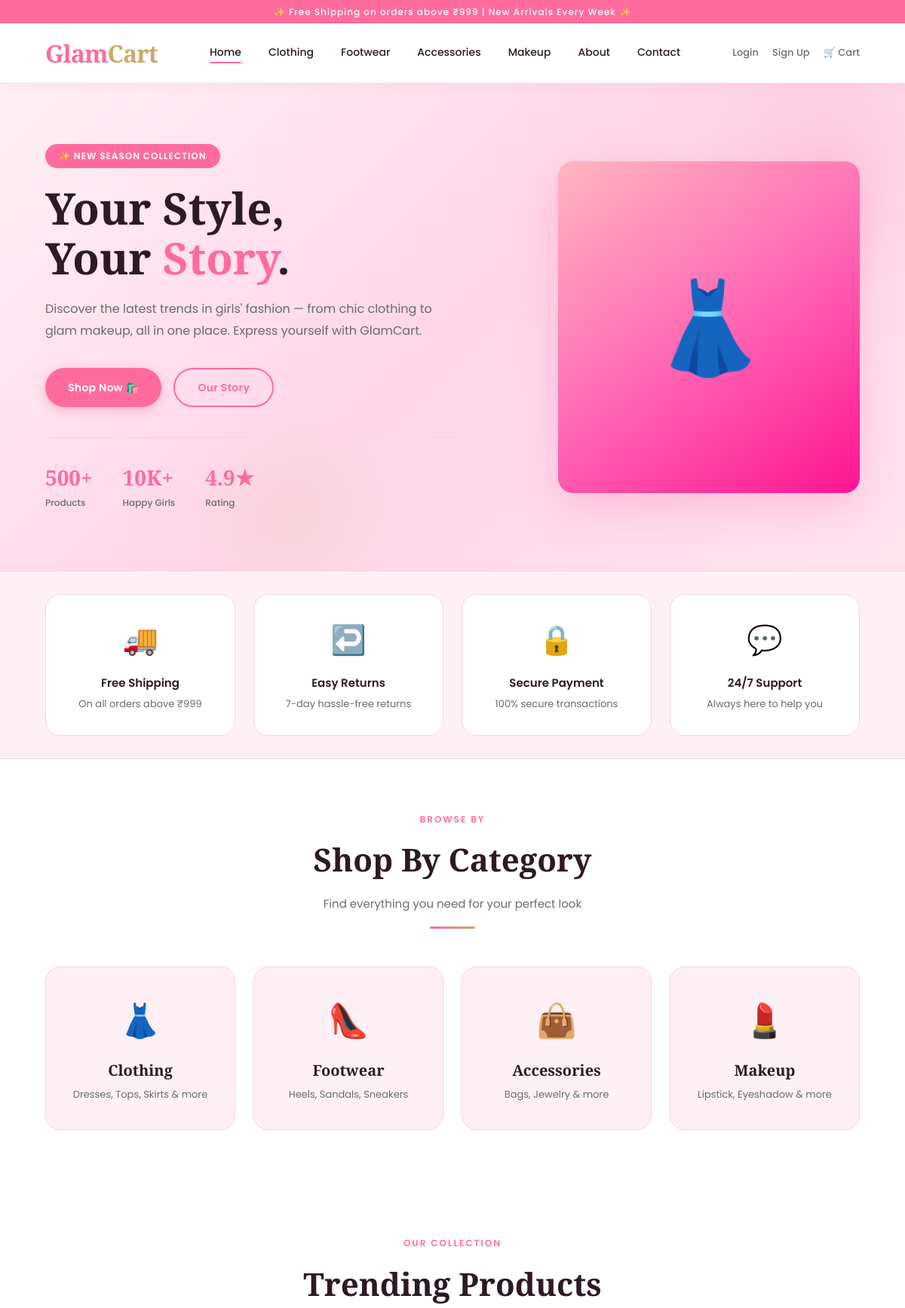
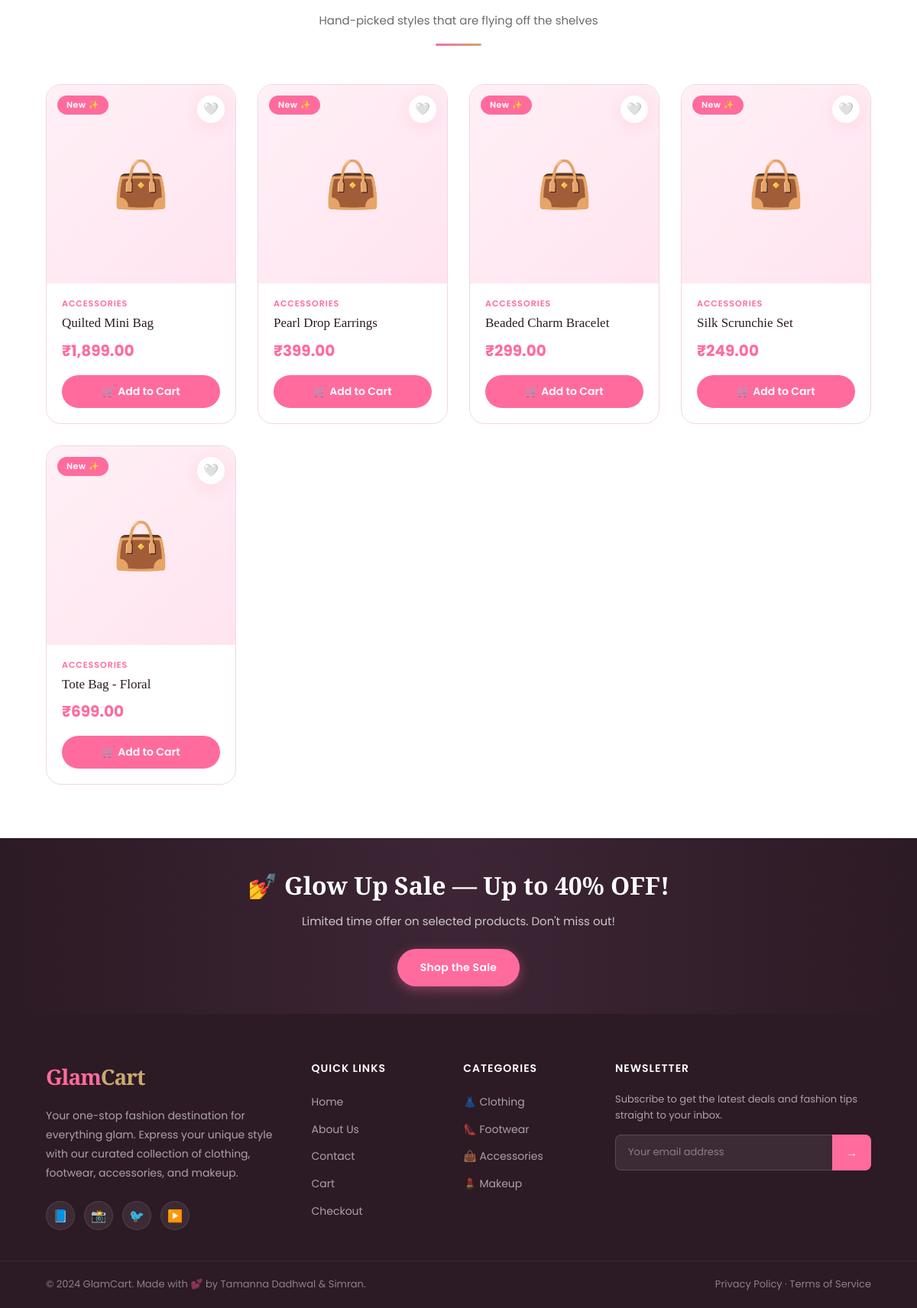
/index.php?cat=3, run on the app's committed database (2 pictures, top to bottom).
### tables this page shows
CREATE TABLE IF NOT EXISTS products (
    id INT AUTO_INCREMENT PRIMARY KEY,
    name VARCHAR(200) NOT NULL,
    description TEXT,
    price DECIMAL(10,2) NOT NULL,
    image VARCHAR(255) NOT NULL,
    category_id INT,
    stock INT DEFAULT 10,
    created_at TIMESTAMP DEFAULT CURRENT_TIMESTAMP,
    FOREIGN KEY (category_id) REFERENCES categories(id) ON DELETE SET NULL
);

CREATE TABLE IF NOT EXISTS categories (
    id INT AUTO_INCREMENT PRIMARY KEY,
    name VARCHAR(100) NOT NULL
);

### index.php (the view, shortened to what this page needs)
<?php
require_once 'db.php';
$products_result = mysqli_query($conn, "
    SELECT p.*, c.name AS category_name
    FROM products p
    LEFT JOIN categories c ON p.category_id = c.id
    ORDER BY p.created_at DESC
    LIMIT 8
");
?>
<!DOCTYPE html>
<html lang="en">
<head>
    <link rel="stylesheet" href="style.css">
</head>
<body>
<header>
    <div class="nav-top">✨ Free Shipping on orders above ₹999 | New Arrivals Every Week ✨</div>
    <div class="navbar">
        <a href="index.php" class="logo">Glam<span>Cart</span></a>
        <nav class="nav-links">
            <a href="index.php" class="active">Home</a>
            <a href="index.php?cat=1">Clothing</a>
            <a href="index.php?cat=2">Footwear</a>
            <a href="index.php?cat=3">Accessories</a>
            <a href="index.php?cat=4">Makeup</a>
            <a href="about.php">About</a>
            <a href="contact.php">Contact</a>
        </nav>
        <div class="nav-actions">
            <?php if (isset($_SESSION['user_id'])): ?>
                <a href="#">👋 <?php echo htmlspecialchars($_SESSION['user_name']); ?></a>
                <?php if ($_SESSION['user_role'] === 'admin'): ?>
                    <a href="admin.php">🛠 Admin</a>
                <?php endif; ?>
                <a href="logout.php">Logout</a>
            <?php else: ?>
                <a href="login.php">Login</a>
                <a href="signup.php">Sign Up</a>
            <?php endif; ?>
            <a href="cart.php">
                🛒 Cart
            </a>
        </div>
    </div>
</header>
<section class="hero">
    <div class="hero-content">
        <span class="hero-badge">✨ New Season Collection</span>
        <h1>Your Style,<br>Your <span>Story</span>.</h1>
        <p>Discover the latest trends in girls' fashion — from chic clothing to glam makeup, all in one place. Express yourself with GlamCart.</p>
        <div class="hero-btns">
            <a href="#products" class="btn btn-primary">Shop Now 🛍️</a>
            <a href="about.php" class="btn btn-outline">Our Story</a>
        </div>
        <div class="hero-stats">
            <div class="hero-stat">
                <h3>500+</h3>
                <p>Products</p>
            </div>
            <div class="hero-stat">
                <h3>10K+</h3>
                <p>Happy Girls</p>
            </div>
            <div class="hero-stat">
                <h3>4.9★</h3>
                <p>Rating</p>
            </div>
        </div>
    </div>
    <div class="hero-image">
        <div style="width:400px;height:440px;background:linear-gradient(145deg,#FFB6C1,#FF69B4,#FF1493);border-radius:20px;display:flex;align-items:center;justify-content:center;font-size:120px;box-shadow:0 20px 60px rgba(255,105,180,0.3);">
            👗
        </div>
    </div>
</section>
<div style="background:var(--pink-pale);border-top:1px solid var(--border);border-bottom:1px solid var(--border);">
    <div class="section" style="padding-top:30px;padding-bottom:30px;">
        <div class="features-grid">
            <div class="feature-card">
                <div class="icon">🚚</div>
                <h4>Free Shipping</h4>
                <p>On all orders above ₹999</p>
            </div>
            <div class="feature-card">
                <div class="icon">↩️</div>
                <h4>Easy Returns</h4>
                <p>7-day hassle-free returns</p>
            </div>
            <div class="feature-card">
                <div class="icon">🔒</div>
                <h4>Secure Payment</h4>
                <p>100% secure transactions</p>
            </div>
            <div class="feature-card">
                <div class="icon">💬</div>
                <h4>24/7 Support</h4>
                <p>Always here to help you</p>
            </div>
        </div>
    </div>
</div>
<div class="section">
    <div class="section-header">
        <span class="section-label">Browse By</span>
        <h2>Shop By Category</h2>
        <p>Find everything you need for your perfect look</p>
        <div class="divider"></div>
    </div>
    <div class="categories-grid">
        <a href="index.php?cat=1" class="category-card">
            <span class="category-icon">👗</span>
            <h3>Clothing</h3>
            <p>Dresses, Tops, Skirts & more</p>
        </a>
        <a href="index.php?cat=2" class="category-card">
            <span class="category-icon">👠</span>
            <h3>Footwear</h3>
            <p>Heels, Sandals, Sneakers</p>
        </a>
        <a href="index.php?cat=3" class="category-card">
            <span class="category-icon">👜</span>
            <h3>Accessories</h3>
            <p>Bags, Jewelry & more</p>
        </a>
        <a href="index.php?cat=4" class="category-card">
            <span class="category-icon">💄</span>
            <h3>Makeup</h3>
            <p>Lipstick, Eyeshadow & more</p>
        </a>
    </div>
</div>
<div class="section" id="products">
    <div class="section-header">
        <span class="section-label">Our Collection</span>
        <h2>Trending Products</h2>
        <p>Hand-picked styles that are flying off the shelves</p>
        <div class="divider"></div>
    </div>
    <?php
    if (isset($_GET['cat']) && is_numeric($_GET['cat'])) {
        $cat_id = (int)$_GET['cat'];
        $products_result = mysqli_query($conn, "
            SELECT p.*, c.name AS category_name
            FROM products p
            LEFT JOIN categories c ON p.category_id = c.id
            WHERE p.category_id = $cat_id
            ORDER BY p.created_at DESC
        ");
    }
    ?>
    <div class="products-grid">
        <?php if (mysqli_num_rows($products_result) > 0):
            while ($product = mysqli_fetch_assoc($products_result)):
                $cat_emoji = ['1'=>'👗','2'=>'👠','3'=>'👜','4'=>'💄'];
                $emoji = $cat_emoji[$product['category_id']] ?? '🛍️';
        ?>
        <div class="product-card">
            <div class="product-img-wrap">
                <?php if (file_exists($product['image'])): ?>
                    <img src="<?php echo htmlspecialchars($product['image']); ?>"
                         alt="<?php echo htmlspecialchars($product['name']); ?>">
                <?php else: ?>
                    <div class="placeholder-img"><?php echo $emoji; ?></div>
                <?php endif; ?>
                <span class="product-badge">New ✨</span>
                <button class="product-wishlist">🤍</button>
            </div>
            <div class="product-info">
                <div class="product-category"><?php echo htmlspecialchars($product['category_name']); ?></div>
                <div class="product-name"><?php echo htmlspecialchars($product['name']); ?></div>
                <div class="product-price">
                    ₹<?php echo number_format($product['price'], 2); ?>
                </div>
                <form method="POST" action="cart.php">
                    <button type="submit" class="add-to-cart-btn">
                        🛒 Add to Cart
                    </button>
                </form>
            </div>
        </div>
        <?php endwhile;
        endif; ?>
    </div>
</div>
<div class="promo-strip">
    <h2>💅 Glow Up Sale — Up to 40% OFF!</h2>
    <p>Limited time offer on selected products. Don't miss out!</p>
    <a href="#products" class="btn btn-primary">Shop the Sale</a>
</div>
<footer>
    <div class="footer-main">
        <div class="footer-brand">
            <span class="logo">Glam<span>Cart</span></span>
            <p>Your one-stop fashion destination for everything glam. Express your unique style with our curated collection of clothing, footwear, accessories, and makeup.</p>
            <div class="social-links">
                <a href="#">📘</a>
                <a href="#">📸</a>
                <a href="#">🐦</a>
                <a href="#">▶️</a>
            </div>
        </div>
        <div class="footer-col">
            <h4>Quick Links</h4>
            <ul>
                <li><a href="index.php">Home</a></li>
                <li><a href="about.php">About Us</a></li>
                <li><a href="contact.php">Contact</a></li>
                <li><a href="cart.php">Cart</a></li>
                <li><a href="checkout.php">Checkout</a></li>
            </ul>
        </div>
        <div class="footer-col">
            <h4>Categories</h4>
            <ul>
                <li><a href="index.php?cat=1">👗 Clothing</a></li>
                <li><a href="index.php?cat=2">👠 Footwear</a></li>
                <li><a href="index.php?cat=3">👜 Accessories</a></li>
                <li><a href="index.php?cat=4">💄 Makeup</a></li>
            </ul>
        </div>
        <div class="footer-col footer-newsletter">
            <h4>Newsletter</h4>
            <p>Subscribe to get the latest deals and fashion tips straight to your inbox.</p>
            <div class="newsletter-form">
                <input type="email" placeholder="Your email address">
                <button>→</button>
            </div>
        </div>
    </div>
    <div class="footer-bottom">
        <p>© 2024 GlamCart. Made with 💕 by Tamanna Dadhwal & Simran.</p>
        <p>Privacy Policy · Terms of Service</p>
    </div>
</footer>
</body>
</html>

### data on the page
products: category "👜", category.name "ACCESSORIES", name "Quilted Mini Bag", price "1,899.00"
products: category "👜", category.name "ACCESSORIES", name "Pearl Drop Earrings", price "399.00"
products: category "👜", category.name "ACCESSORIES", name "Beaded Charm Bracelet", price "299.00"
products: category "👜", category.name "ACCESSORIES", name "Silk Scrunchie Set", price "249.00"
products: category "👜", category.name "ACCESSORIES", name "Tote Bag - Floral", price "699.00"
